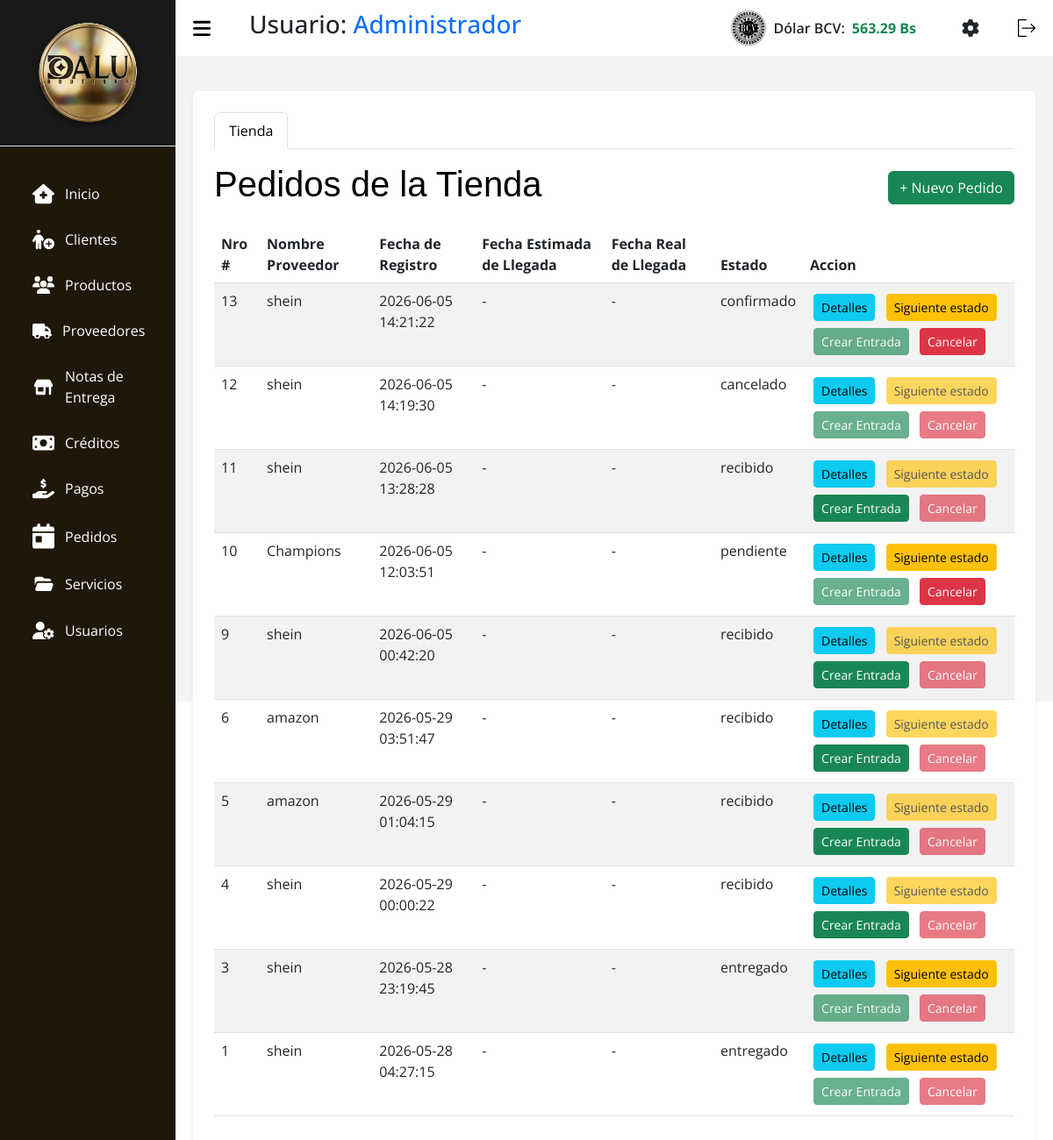
The page /index.php?c=Pedidos (signed in) on the database as committed earlier.
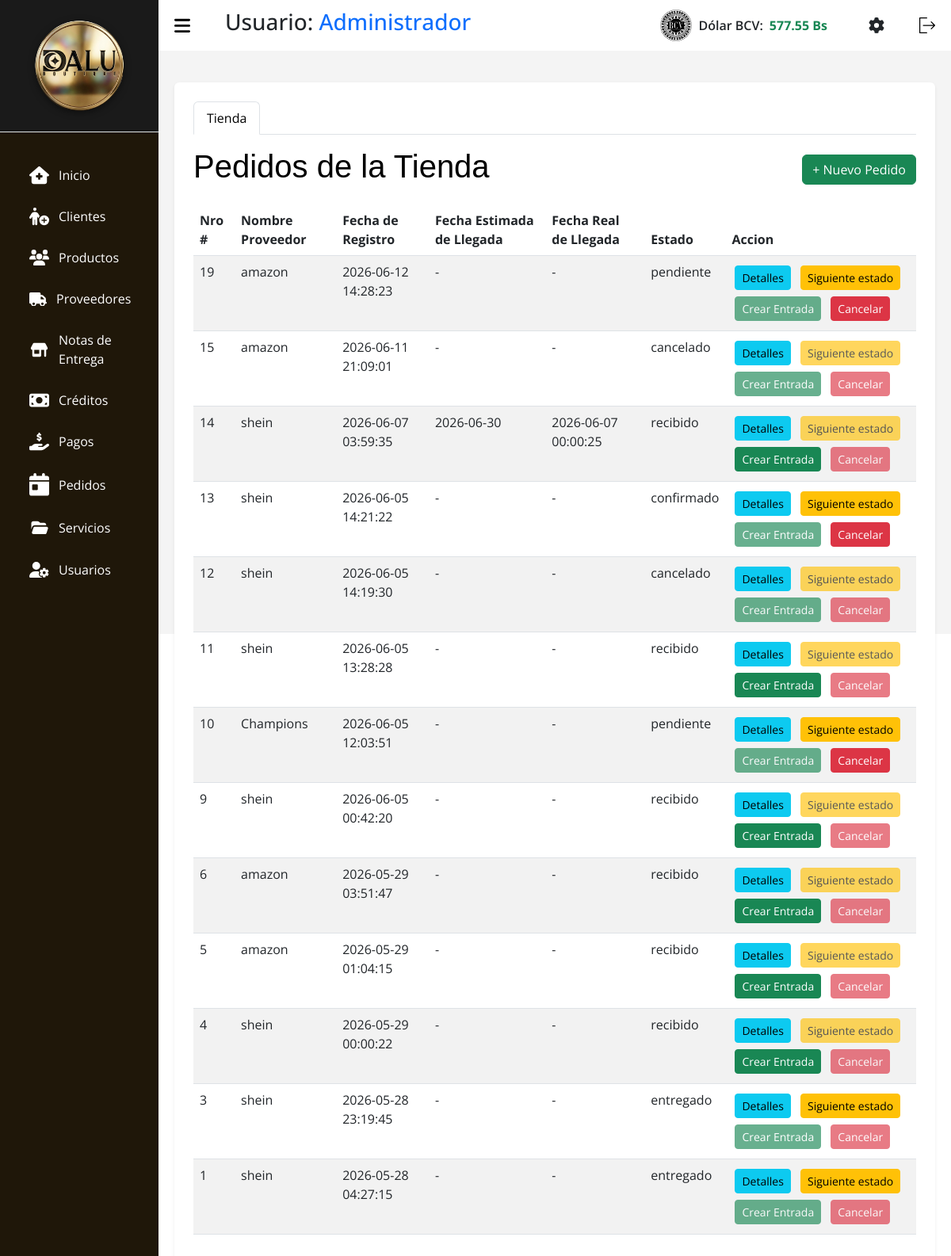
The same page on the database as committed later.
### tables this page shows
CREATE TABLE `tasa` (
  `id` int(11) NOT NULL,
  `nombre` varchar(50) NOT NULL,
  `valor` decimal(10,2) NOT NULL,
  `fecha_actualizacion` datetime NOT NULL DEFAULT current_timestamp()
);

CREATE TABLE `pedidos` (
  `id` int(11) NOT NULL,
  `id_proveedor` int(11) DEFAULT NULL,
  `id_cliente` int(11) DEFAULT NULL,
  `id_nota_entrega` int(11) DEFAULT NULL,
  `tipo` enum('cliente','proveedor','propios','') NOT NULL,
  `fecha_registro` timestamp NOT NULL DEFAULT current_timestamp(),
  `fecha_estimada` date DEFAULT NULL,
  `fecha_recepcion` datetime DEFAULT NULL,
  `fecha_entrega` datetime DEFAULT NULL,
  `estado` enum('pendiente','confirmado','enviado','recibido','cancelado','entregado') NOT NULL DEFAULT 'pendiente'
);

### src/Models/Tasa.php (called while the page is built, shortened)
<?php
class Tasa extends Conexion {
    public function getLatest($nombre = 'BCV') {
        try {
            $stmt = $this->prepare("SELECT * FROM tasa WHERE nombre = :nombre ORDER BY id DESC LIMIT 1");
            $stmt->bindParam(':nombre', $nombre, PDO::PARAM_STR);
            $stmt->execute();
            return $stmt->fetch(PDO::FETCH_ASSOC);
        } catch (PDOException $e) {
            return false;
        }
    }
}

### src/Models/Conexion.php (called while the page is built, shortened)
<?php
    class Conexion extends PDO {
        function __construct() {
            $servername = "localhost";
            $username = "root";
            $password = "";
            $dbname = "tiendadalu";
        }
    }

### src/Models/Pedidos.php (called while the page is built, shortened)
<?php
    class Pedidos extends Conexion {
        public function getByTipo($tipo) {
            $sql = "SELECT p.*,
                    COALESCE(NULLIF(pr.razon_social, ''), NULLIF(pr.nombre, ''), 'Proveedor Desconocido') AS nombre_proveedor,
                    c.nombre as cliente_nombre,
                    c.apellido as cliente_apellido
                    FROM pedidos p
                    LEFT JOIN clientes c ON p.id_cliente = c.id
                    LEFT JOIN proveedores pr ON p.id_proveedor = pr.id
                    WHERE p.tipo = :tipo
                    ORDER BY p.fecha_registro DESC";
            $stmt = $this->prepare($sql);
            $stmt->bindParam(":tipo", $tipo);
            $stmt->execute();
            return $stmt->fetchAll(\PDO::FETCH_ASSOC);
        }
    }

### src/Views/V_Pedidos.php (the view, shortened to what the changed rows need)
<!DOCTYPE html>
<html lang="es">
<head>
    <link rel="stylesheet" href="assets/css/css.css">
    <link rel="stylesheet" href="assets/css/tabla.css">
    <link rel="stylesheet" href="assets/css/header.css">
    <link rel="stylesheet" href="assets/bootstrap.min.css">
    <link rel="stylesheet" href="assets/DataTablet/datatables.css">
    <link rel="stylesheet" href="assets/css/libs/select2.min.css">
    <link rel="stylesheet" href="assets/css/libs/select2-bootstrap-5-theme.min.css">
</head>
<body>
    <?php require_once __DIR__ . "/../Views/layout/header.php"; ?>
    <?php
        $pedidos = $pedidos ?? [];
    ?>
    <main>
        <div class="container bg-white p-4 rounded shadow-sm mt-3">
            <ul class="nav nav-tabs mb-3" id="mainTabs" role="tablist">
                <li class="nav-item">
                    <button class="nav-link active" id="tab-tienda" data-bs-toggle="tab" data-bs-target="#modulo-tienda" type="button">Tienda</button>
                </li>
            </ul>
            <div class="tab-content">
                <div class="tab-pane fade show active" id="modulo-tienda">
                    <div class="d-flex justify-content-between align-items-center mb-3">
                        <h1 class="titulo text-black">Pedidos de la Tienda</h1>
                        <button class="btn btn-success" data-bs-toggle="modal" data-bs-target="#modalAgregarPT">+ Nuevo Pedido</button>
                    </div>
                    <div class="table-responsive">
                        <table id="tablaTienda" class="table-DT table table-striped">
                            <thead>
                                <tr>
                                    <th scope="col">Nro #</th>
                                    <th scope="col">Nombre Proveedor</th>
                                    <th scope="col">Fecha de Registro</th>
                                    <th scope="col">Fecha Estimada de Llegada</th>
                                    <th scope="col">Fecha Real de Llegada</th>
                                    <th scope="col">Estado</th>
                                    <th scope="col">Accion</th>
                                </tr>
                            </thead>
                            <tbody>
                                <?php foreach ($pedidos as $p): ?>
                                    <tr>
                                        <td><?php echo htmlspecialchars($p['id']); ?></td>
                                        <td><?php echo htmlspecialchars($p['nombre_proveedor']); ?></td>
                                        <td><?php echo htmlspecialchars($p['fecha_registro']); ?></td>
                                        <td><?php echo htmlspecialchars($p['fecha_estimada'] ?? '-'); ?></td>
                                        <td><?php echo htmlspecialchars($p['fecha_recepcion'] ?? '-'); ?></td>
                                        <td><?php echo htmlspecialchars($p['estado']); ?></td>
                                        <td>
                                            <button type="button" class="btn btn-sm btn-info m-1 btn-ver-detalles" data-id="<?= $p['id'] ?>">Detalles</button>
                                            <button type="button" class="btn btn-sm btn-warning m-1" data-bs-toggle="modal" data-bs-target="#modalAvanzarEstadoTienda<?= $p['id'] ?>" <?= in_array($p['estado'], ['recibido','cancelado']) ? ' disabled' : '' ?>>Siguiente estado</button>
                                            <?php if ($p['estado'] === 'recibido'): ?>
                                                <a href="?c=entradas&accion=crearDesdePedido&pedido_id=<?= $p['id'] ?>" class="btn btn-sm btn-success m-1">Crear Entrada</a>
                                            <?php else: ?>
                                                <button type="button" class="btn btn-sm btn-success m-1" disabled title="El pedido debe estar en estado 'recibido'">Crear Entrada</button>
                                            <?php endif; ?>
                                            <button type="button" class="btn btn-sm btn-danger m-1" data-bs-toggle="modal" data-bs-target="#modalConfirmarEliminarTienda<?= $p['id'] ?>" <?= in_array($p['estado'], ['enviado', 'recibido', 'entregado', 'cancelado']) ? ' disabled title="No se puede cancelar en este estado"' : '' ?>>Cancelar</button>
                                        </td>
                                    </tr>
                                <?php endforeach; ?>
                            </tbody>
                        </table>
                    </div>
                </div>
            </div>
        </div>
    </main>
    </body>
</html>

### src/Views/layout/header.php (shortened to what the changed rows need)
<?php
$tasaModel_header = new Tasa();
$tasaActual_header = $tasaModel_header->getLatest();
$tasaValor = $tasaActual_header ? number_format((float)$tasaActual_header['valor'], 2) : '0.00';
?>
<section id="sidebar">
  <div class="sidebar-heading border-bottom p-3" style="background-color: #1a1a1a; text-align: center;">
    <img src="assets/img/dalulisto.png" style="max-width: 80%; height: auto; filter: drop-shadow(0px 2px 4px rgba(0,0,0,0.5));" alt="Logo Dalu">
  </div>
  <ul class="side-menu">
    <li class="nav-item m-1 fs-6">
      <a class="nav-link active" aria-current="page" href="?c=Home">
        Inicio</a>
    </li>
    <li class="nav-item m-1 fs-6">
      <a class="nav-link" href="?c=Clientes">
        Clientes
      </a>
    </li>
    <li class="nav-item m-1 fs-6">
      <a class="nav-link" href="?c=Productos">
        Productos
      </a>
    </li>
    <li class="nav-item m-1 fs-6">
      <a class="nav-link" href="?c=Proveedores">
        Proveedores
      </a>
    </li>
    <li class="nav-item m-1 fs-6">
      <a class="nav-link" href="?c=Notas">
        Notas de
        <br>
        Entrega
      </a>
    </li>
    <li class="nav-item m-1 fs-6">
      <a class="nav-link" href="?c=Creditos">
        Créditos
      </a>
    </li>
    <li class="nav-item m-1 fs-6">
      <a class="nav-link" href="?c=Pagos">
        Pagos
      </a>
    <li class="nav-item m-1 fs-6">
      <a class="nav-link" href="?c=Pedidos">
        Pedidos
      </a>
    </li>
    <li class="nav-item m-1 fs-6">
      <a class="nav-link" href="?c=Servicios">
        Servicios
      </a>
    </li>
    <li class="nav-item  m-1 fs-6">
      <a class="nav-link" href="?c=Usuarios">
        Usuarios
      </a>
    </li>
  </ul>
</section>
<section id="content">
  <nav>
    <h3 class="ms-3">Usuario: <span class="text-primary"><?= htmlspecialchars($_SESSION['nombre']) ?></span></h3>
    <div class="d-flex align-items-center ms-auto me-4" id="bcvDiv" style="cursor:pointer;" data-bs-toggle="modal" data-bs-target="#modalTasa">
        <img class="img-bcv me-2" src="assets/img/bcv2.png" alt="BCV" width="40">
        <span class="text-dark fw-semibold me-2">Dólar BCV:</span>
        <span class="text-success fw-bold" id="Dolar_bcv"><?= htmlspecialchars($tasaValor) ?> Bs</span>
    </div>
    <a href="?c=Ajustes" class="me-3 text-dark" title="Ajustes y Configuración">
    </a>
    <form action="index.php?c=login&a=Logout" method="POST">
      <button type="submit" style="background: none; border: none; cursor: pointer;">
      </button>
    </form>
  </nav>

Rows that differ between the two databases and show on the page:
changed tasa: valor "563.29" → "577.55"
added pedidos: id "19", nombre_proveedor "amazon", fecha_registro "2026-06-12 14:28:23", fecha_estimada "-", fecha_recepcion "-", estado "pendiente", shows "Crear Entrada"
added pedidos: id "15", nombre_proveedor "amazon", fecha_registro "2026-06-11 21:09:01", fecha_estimada "-", fecha_recepcion "-", estado "cancelado", shows "Crear Entrada"
added pedidos: id "14", nombre_proveedor "shein", fecha_registro "2026-06-07 03:59:35", fecha_estimada "2026-06-30", fecha_recepcion "2026-06-07 00:00:25", estado "recibido"
